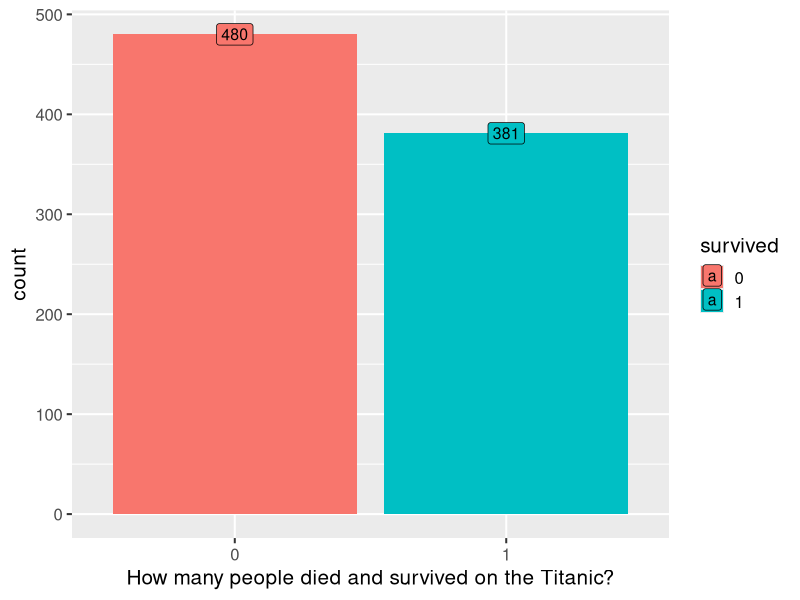
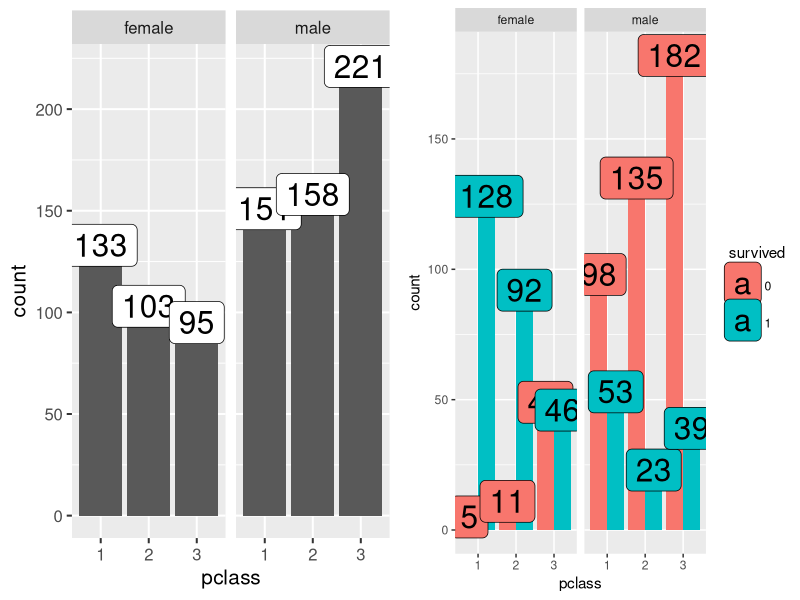
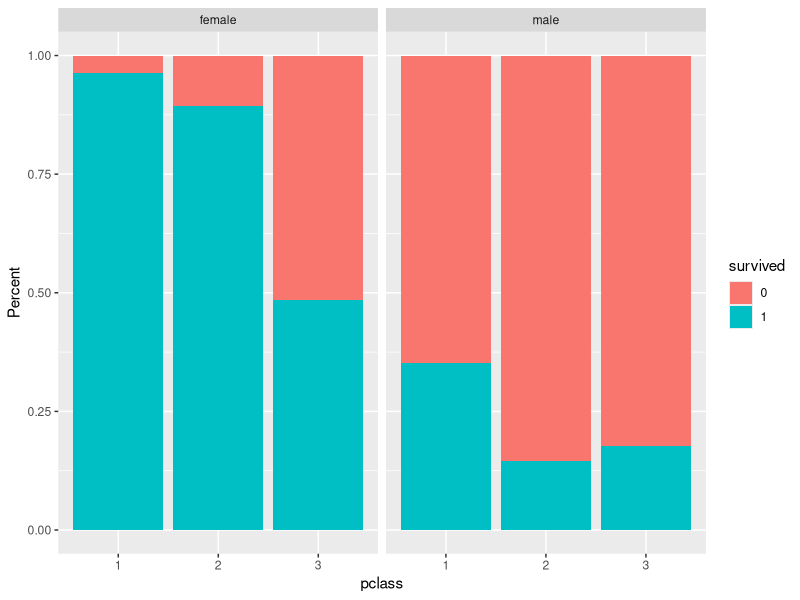
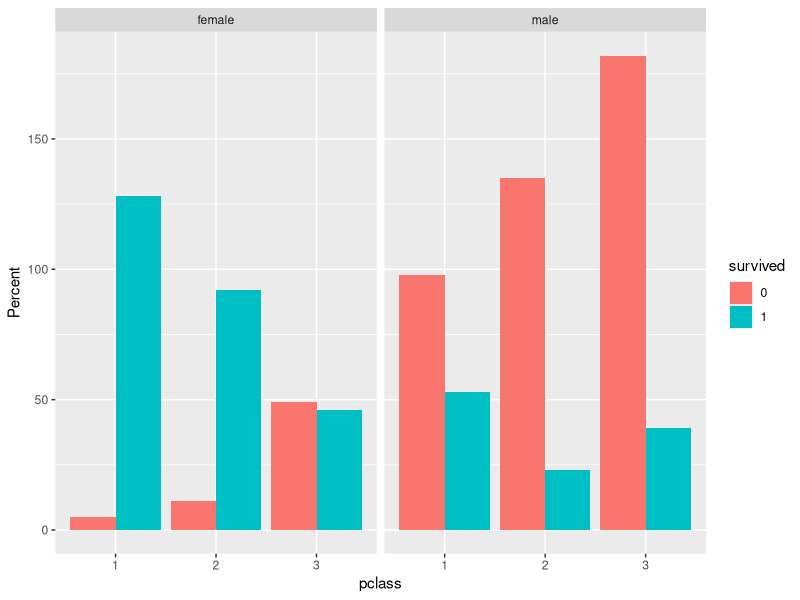
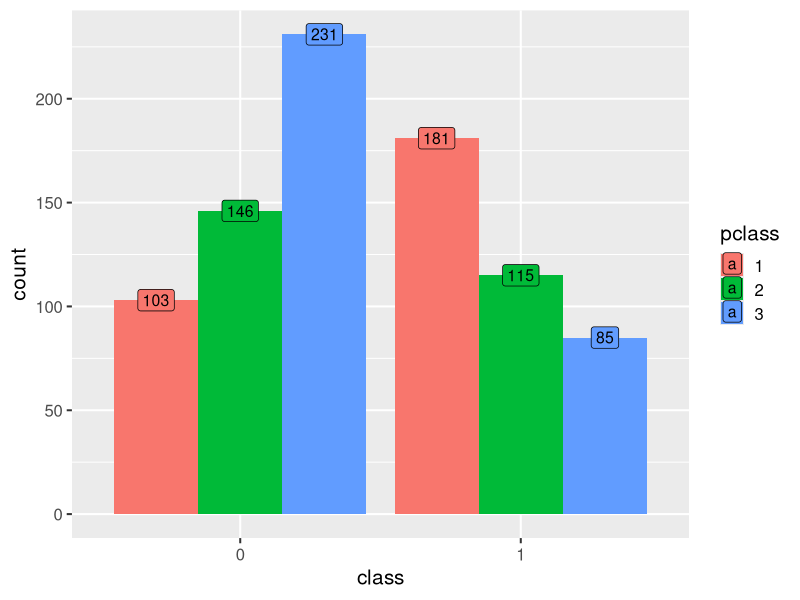
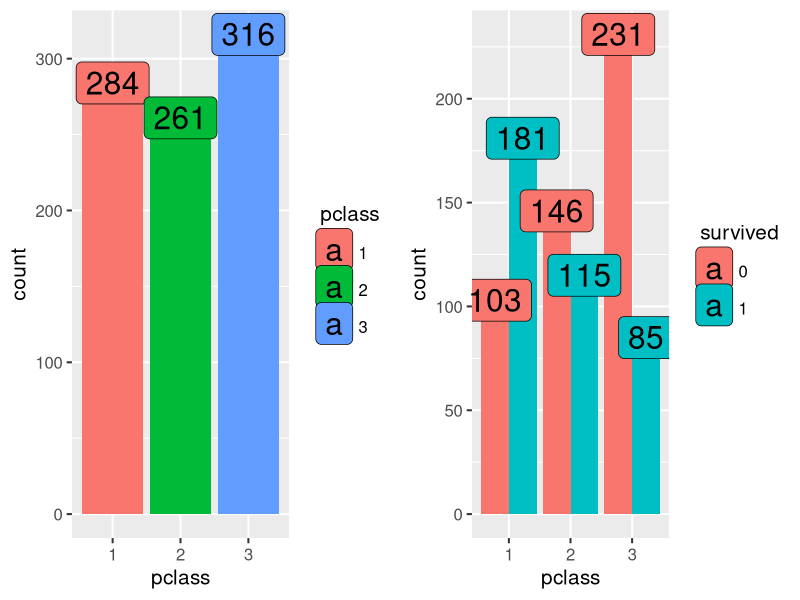
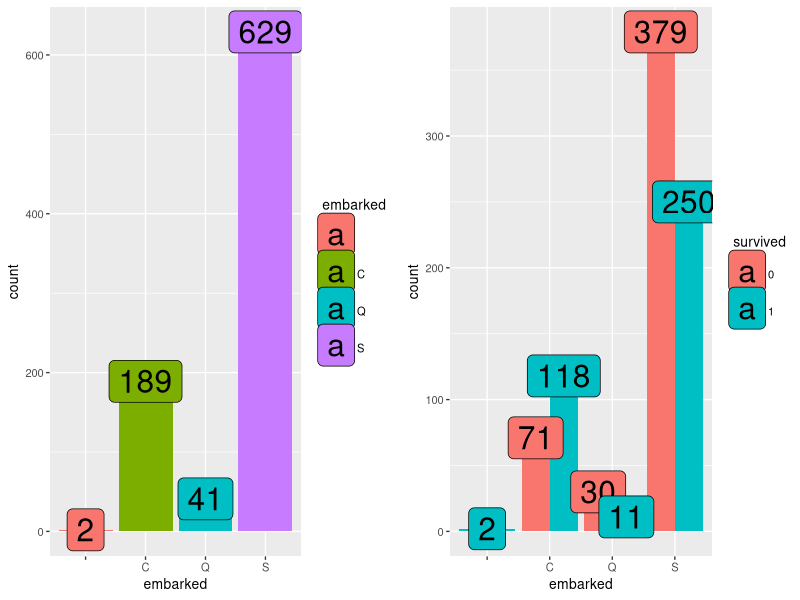
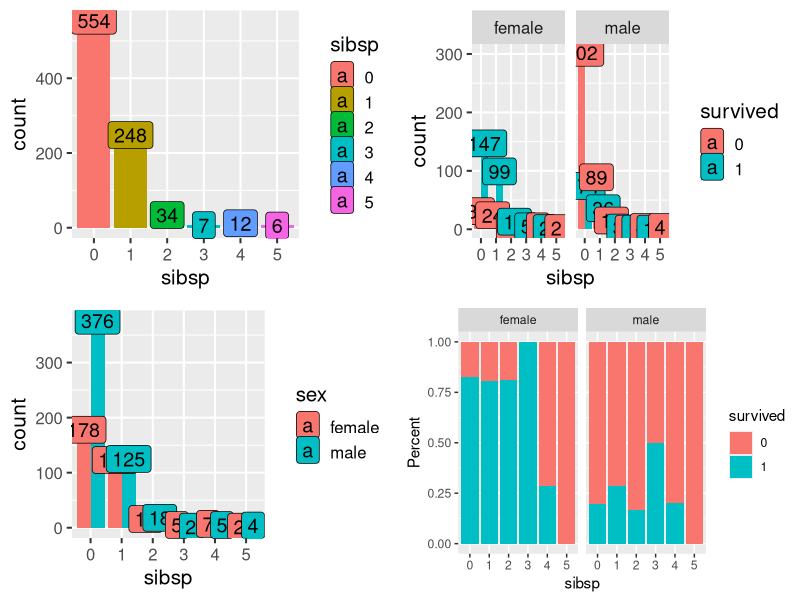

R code for these plots, in order:
data <- read.csv("titanicTrain.csv")
# 去除NA
# 整理資料格式
data <- data[1:1000,]
sapply(data, function(x) {sum(is.na(x))})
data <- subset(data, select = -body)
data <- data[is.na(data$age)!=TRUE,]
data$fs <- as.integer(data$parch)+as.integer(data$sibsp)+1

data$boat <- as.character(data$boat)
data$survived <- as.factor(data$survived)
data$pclass <- as.factor(data$pclass)
data$sibsp <- as.factor(data$sibsp)
data$parch <- as.factor(data$parch)
data$fs <- as.factor(data$fs)
summary(data)

# EDA
library(ggplot2)
library(scales)
library(gridExtra)

ggplot(data, aes(x = survived, fill = survived)) +
  geom_bar(stat='count', position='dodge') +
  labs(x = 'How many people died and survived on the Titanic?') +
  geom_label(stat='count',aes(label=..count..), size=4) +
  theme_grey(base_size = 15)



#------- gender/sex-----------
b1 <- ggplot(data, aes(x = pclass)) +
  geom_bar(stat='count', position='dodge') +
  geom_label(stat='count',aes(label=..count..), size=8) +
  facet_grid(.~sex) +
  theme_grey(base_size = 15)

b2 <-
  ggplot(data, aes(x = pclass, fill = survived)) +
  geom_bar(stat='count', position='dodge') +
  geom_label(stat='count',aes(label=..count..), size=8, position = position_dodge(0.9)) +
  labs(x = 'pclass', y= "count") + facet_grid(.~sex) +
  theme(legend.position="none") + theme_grey()



# -----------pclass and sex-------------
### ----------class1.2女性活下來的比例相當高，class2.3男性活下來的比例最低
b3 <-
  ggplot(data, aes(x = pclass, fill = survived)) +
  geom_bar(stat='count', position='fill') +
  labs(x = 'pclass', y= "Percent") + facet_grid(.~sex) +
  theme(legend.position="none") + theme_grey()



grid.arrange(b1,b2,nrow=1)
b3

ggplot(data, aes(x = pclass, fill = survived)) +
  geom_bar(stat='count', position='dodge') +
  labs(x = 'pclass', y= "Percent") + facet_grid(.~sex) +
  theme(legend.position="none") + theme_grey()

#------ pclass ----------
ggplot(data, aes(x = survived, fill = pclass)) +
  geom_bar(stat='count', position='dodge') +
  geom_label(stat='count',aes(label=..count..), size=4, position=position_dodge(0.9)) +
  labs(x = 'class') +
  theme_grey(base_size = 15)

b1 <- ggplot(data, aes(x = pclass, fill = pclass)) +
  geom_bar(stat='count', position='dodge') +
  geom_label(stat='count',aes(label=..count..), size=8) +
  theme_grey(base_size = 15)

b2 <-
  ggplot(data, aes(x = pclass, fill = survived)) +
  geom_bar(stat='count', position='dodge') +
  geom_label(stat='count',aes(label=..count..), size=8, position=position_dodge(0.9)) +
  theme_grey(base_size = 15)
grid.arrange(b1,b2, nrow=1)


#------embarked----------
b1 <- ggplot(data, aes(x = embarked, fill = embarked)) +
  geom_bar(stat='count', position='dodge') +
  geom_label(stat='count',aes(label=..count..), size=8) +
  theme_grey(base_size = 10)

b2 <-
  ggplot(data, aes(x = embarked, fill = survived)) +
  geom_bar(stat='count', position='dodge') +
  geom_label(stat='count',aes(label=..count..), size=8, position=position_dodge(0.9)) +
  theme_grey(base_size = 10)
grid.arrange(b1,b2, nrow=1)


#-----sibsp-----------
#------男性存活比率都偏低，
#----女性的中若手足和配偶數量加起來不超過3，存活機率很高，幾乎都有達到80%
#活下且有兄弟姊妹親人是女性的比例是
length(data$age[data$survived==1 & data$sibsp!=0 & data$parch!=0& data$sex=="female"])/length(data$age[data$survived==1 & data$sibsp!=0 & data$parch!=0])
length(data$age[data$survived==0 & data$sibsp!=0 & data$parch!=0& data$sex=="male"])/length(data$age[data$survived==0 & data$sibsp!=0 & data$parch!=0])

# total statistics
b1 <- ggplot(data, aes(x = sibsp, fill = sibsp)) +
  geom_bar(stat='count', position='dodge') +
  geom_label(stat='count',aes(label=..count..), size=5) +
  theme_grey(base_size = 15)
# statistics showing survival with sex difference
b2 <-
  ggplot(data, aes(x = sibsp, fill = survived)) +
  geom_bar(stat='count', position='dodge') +
  geom_label(stat='count',aes(label=..count..), size=5, position=position_dodge(0.9)) +
  facet_grid(.~sex) +
  theme_grey(base_size = 15)

# total statistics with sex difference
b3 <-
  ggplot(data, aes(x = sibsp, fill = sex)) +
  geom_bar(stat='count', position = 'dodge') +
  geom_label(stat = 'count', aes(label =..count..), size = 5, 
             position=position_dodge(0.9))+
  theme_grey(base_size = 15)

# percent statistics showing survival with sex difference
b4 <- 
  ggplot(data, aes(x = sibsp, fill = survived)) +
  geom_bar(stat='count', position='fill') +
  labs(x = 'sibsp', y= "Percent") + facet_grid(.~sex) +
  theme(legend.position="none") + theme_grey()

grid.arrange(b1,b2,b3,b4, nrow=2)

#----- parch-------------
#-----男性生存比例偏低，但若在sibsp為1和2之間的生存率有接近0.5
#------女性的生存率在sibsp為5以前都很高。
# 注意: parch為parch為2以前的樣本量較多。
b1 <- ggplot(data, aes(x = parch, fill = parch)) +
  geom_bar(stat='count', position='dodge') +
  facet_grid(.~sex) +
  geom_label(stat='count',aes(label=..count..), size=8) +
  theme_grey(base_size = 15)

b2 <-
  ggplot(data, aes(x = parch, fill = survived)) +
  geom_bar(stat='count', position='dodge') +
  geom_label(stat='count',aes(label=..count..), size=8, position=position_dodge(0.9)) +
  facet_grid(.~sex) +
  theme_grey(base_size = 15)

ggplot(data, aes(x = parch, fill = survived)) +
  geom_bar(stat='count', position='fill') +
  labs(x = 'parch', y= "Percent") + facet_grid(.~sex) +
  theme(legend.position="none") + theme_grey()


grid.arrange(b1,b2, nrow=1)

# ------- family size -------
# -----family size為4的男生存活率最高，大概都是接近0.5
# -----family size為4的女生存活率也最高，
# total statistics
b1 <- ggplot(data, aes(x = fs, fill = fs)) +
  geom_bar(stat='count', position='dodge') +
  geom_label(stat='count',aes(label=..count..), size=5) +
  theme_grey(base_size = 15)
# statistics showing survival with sex difference
b2 <-
  ggplot(data, aes(x = fs, fill = survived)) +
  geom_bar(stat='count', position='dodge') +
  geom_label(stat='count',aes(label=..count..), size=5, position=position_dodge(0.9)) +
  facet_grid(.~sex) +
  theme_grey(base_size = 15)

# total statistics with sex difference
b3 <-
  ggplot(data, aes(x = fs, fill = sex)) +
  geom_bar(stat='count', position = 'dodge') +
  geom_label(stat = 'count', aes(label =..count..), size = 5, 
             position=position_dodge(0.9))+
  theme_grey(base_size = 15)

# percent statistics showing survival with sex difference
b4 <- 
  ggplot(data, aes(x = fs, fill = survived)) +
  geom_bar(stat='count', position='fill') +
  labs(x = 'sibsp', y= "Percent") + facet_grid(.~sex) +
  theme(legend.position="none") + theme_grey()

grid.arrange(b1,b2,b3,b4, nrow=2)


# ------------ age----------
# 男性存活率最高的在5歲以下
# 女性則是大部分都存活率極高
ggplot(data, aes(x = age, fill = survived)) +
  geom_histogram(aes(fill=factor(survived))) + labs(title="Survival density, known-ages, and sex") +
  scale_x_continuous(breaks = scales::pretty_breaks(n = 12)) + 
  scale_y_continuous(breaks = scales::pretty_breaks(n = 12)) +
  theme_grey() + facet_grid(.~sex)

#-------fare--------
# 
#
ggplot(data, aes(x = fare, fill = survived)) +
  geom_histogram(aes(fill=factor(survived))) + labs(title="Survival density, known-ages, and sex") +
  scale_x_continuous(breaks = scales::pretty_breaks(n = 12)) + 
  scale_y_continuous(breaks = scales::pretty_breaks(n = 12)) +
  theme_grey() + facet_grid(.~sex)


# sibsp的影響
data_sur <- data[data$survived==1, ]
data_un <- data[data$survived==0, ]

par(mfrow=c(1,3))
boxplot(as.numeric(as.character(data$sibsp)), range=2, main="sibsp")
boxplot(as.numeric(as.character(data_sur$sibsp)), col="red", main="survived sibsp")
boxplot(as.numeric(as.character(data_un$sibsp)), col="blue", main="unsurvived sibsp")
summary(data_sur$sibsp)
summary(data_un$sibsp)
table(data_sur$sibsp)/length(data_sur$sibsp)*100
table(data_un$sibsp)/length(data_un$sibsp)*100
table(data$sibsp)/length(data$sibsp)*100



#----age and fare---------
par(pch=19)
plot(data$age, data$fare)
points(data$age[data$survived==1], data$fare[data$survived==1], col="red") #活下
points(data$age[data$survived==1 & data$sibsp!=0 & data$parch!=0], 
       data$fare[data$survived==1 & data$sibsp!=0 & data$parch!=0], col="yellow")
points(data$age[data$survived==1 & data$sibsp!=0 & data$parch!=0 & data$sex=="female"], data$fare[data$survived==1 & data$sibsp!=0 & data$parch!=0 & data$sex=="female"], 
       col="green")
#legend("topright", legend=c("活下來",paste0("活下來","\n","有sibsp&parch"),"活下來+有sibsp&parch+女性"),col=c("red","yellow","green"),pch=19)


#活下且有兄弟姊妹親人等等



# 推測: 買最貴的票價存活機率極高
#          

# age 越大，越有可能上船?



# 登船但不一定會存活
data$survived[data$boat != ""]
as.factor(data$survived[data$boat != ""])
summary(as.factor(data$survived[data$boat != ""])) #有登船
summary(as.factor(data$survived[data$boat != ""]))[1]/length(as.factor(data$survived[data$boat != ""]))
# 沒登船但不一定就會死
data$survived[data$boat == ""]
summary(as.factor(data$survived[data$boat == ""])) #沒登船
summary(as.factor(data$survived[data$boat == ""]))[2]/length(as.factor(data$survived[data$boat == ""]))

# changing the data type
data$pclass <- as.factor(data$pclass)
data$survived <- as.factor(data$survived)
data$sex <- as.factor(data$sex)



library(e1071)
?svm
dataas <- subset(data, select=c(pclass,age,sibsp,parch,survived))
dataa <- subset(data, select=c(pclass,age,sibsp,parch))
model <- svm(survived ~ ., data = dataas)
pred_result <- predict(model, dataa)
cm <- table(pred_result, data$survived)    #無法成功因為age有139個NA
(cm[1]+cm[4])/sum(cm)*100   #accuracy

